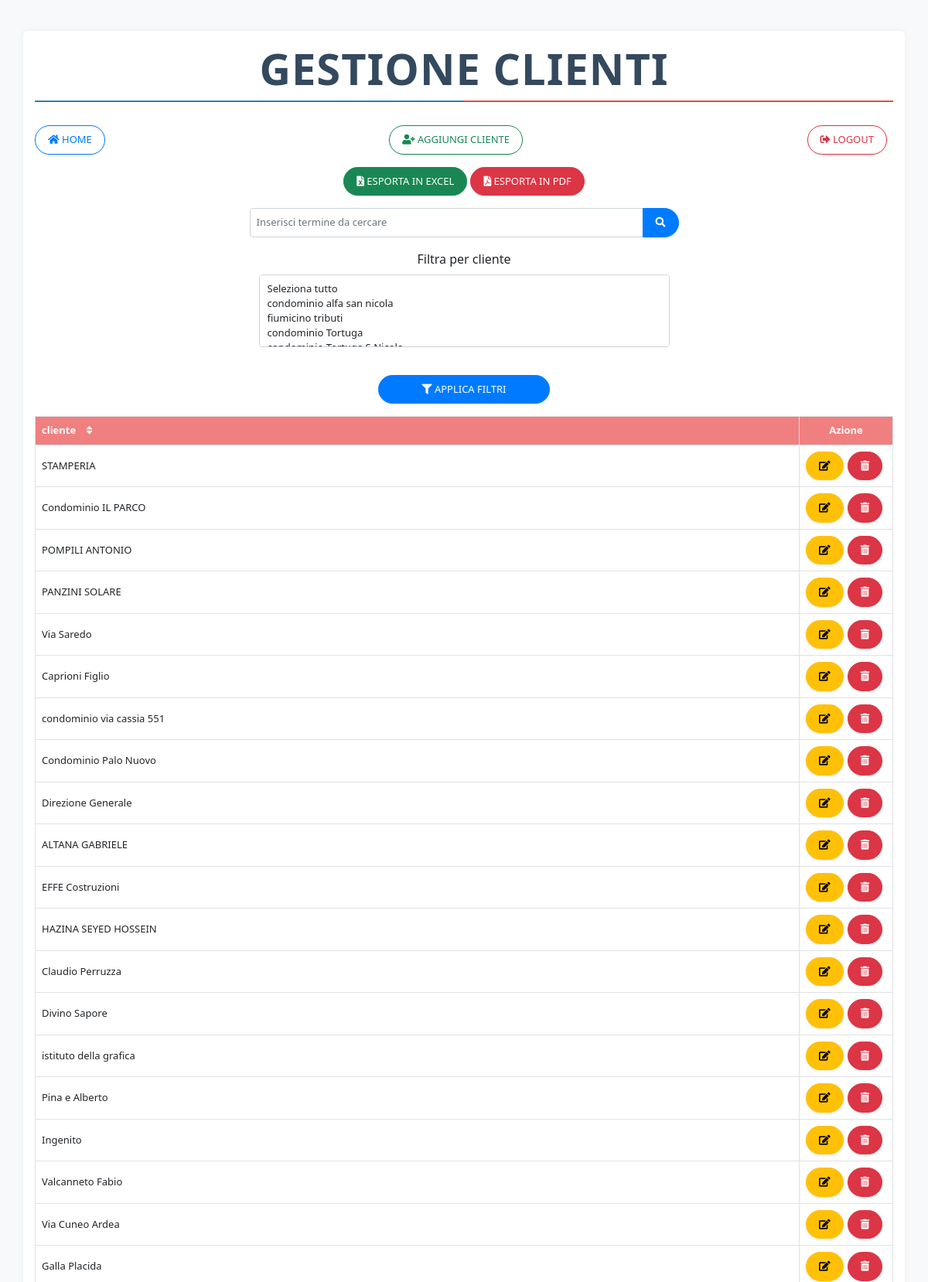
Screenshot of /php/clienti.php (signed in, upper part) with the database file from the repository.
### tables this page shows
CREATE TABLE `clienti` (
  `idcliente` int(11) NOT NULL,
  `cliente` varchar(255) DEFAULT NULL
);

### php/clienti.php (the view, shortened to what this page needs)
<?php
include_once("connection.php");
$clienteQuery = "SELECT DISTINCT cliente FROM clienti";
$clienteResult = mysqli_query($mysqli, $clienteQuery);
$query = "SELECT * FROM clienti";
$query .= " ORDER BY idcliente DESC";
$result = mysqli_query($mysqli, $query);
?>
<!DOCTYPE html>
<html lang="en">
<head>
    <link href="https://cdn.jsdelivr.net/npm/bootstrap@5.3.0-alpha1/dist/css/bootstrap.min.css" rel="stylesheet">
    <link rel="stylesheet" href="https://cdnjs.cloudflare.com/ajax/libs/font-awesome/5.15.4/css/all.min.css">
    <link rel="stylesheet" href="style.css">
</head>
<body id="gestione-fornitore">
    <div class="container">
	 <h1 class="text-center display-4 mb-4">Gestione clienti</h1>
        <div class="d-flex justify-content-between mb-3">
            <a href="index.php" class="btn btn-outline-light"><i class="fas fa-home"></i> Home</a>
            <button class="btn btn-outline-success" data-bs-toggle="modal" data-bs-target="#addModal"><i class="fas fa-user-plus"></i> Aggiungi cliente</button>
            <a href="logout.php" class="btn btn-outline-danger"><i class="fas fa-sign-out-alt"></i> Logout</a>
        </div>
		<?php
		$queryString = $_SERVER['QUERY_STRING'];
		?>
		<div class="mb-3 text-center">
			<a href="javascript:void(0)" class="btn btn-success" onclick="exportToExcel('<?php echo $queryString; ?>')"><i class="fas fa-file-excel"></i> Esporta in Excel</a>
			<a href="javascript:void(0)" class="btn btn-danger" onclick="exportToPDF('<?php echo $queryString; ?>')"><i class="fas fa-file-pdf"></i> Esporta in PDF</a>
		</div>
        <form action="clienti.php" method="GET" class="mb-3 text-center">
            <div class="input-group w-50 mx-auto">
                <input type="text" name="search" class="form-control" id="search" placeholder="Inserisci termine da cercare">
                <button type="submit" class="btn btn-primary"><i class="fas fa-search"></i></button>
            </div>
        </form>
        <form id="filterForm" action="clienti.php" method="GET" class="mb-3">
            <div class="row">
                <div class="col-md-6">
                    <label for="cliente" class="form-label">Filtra per cliente</label>
                    <select name="cliente[]" class="form-select" multiple id="clienteSelect">
                        <option value="" data-select-all>Seleziona tutto</option>
                        <?php while ($clienteRow = mysqli_fetch_assoc($clienteResult)) { ?>
                            <option value="<?php echo htmlspecialchars($clienteRow['cliente']); ?>">
                            </option>
                        <?php } ?>
                    </select>
                </div>
            </div>
            <button type="submit" class="btn btn-primary mt-3"><i class="fas fa-filter"></i> Applica Filtri</button>
        </form>
        <table class="table table-hover table-bordered">
            <thead>
                <tr>
                    <th onclick="sortTable(0, this)">cliente <span class="sort-icon"><i class="fas fa-sort"></i></span></th>
                    <th class="action-column">Azione</th>
                </tr>
            </thead>
            <tbody>
                <?php while ($row = mysqli_fetch_assoc($result)) { ?>
                    <tr>
                        <td><?php echo htmlspecialchars($row['cliente']); ?></td>
                        <td class="action-column">
                            <div class="d-flex justify-content-end">
                                <button class="btn btn-warning" data-bs-toggle="modal" data-bs-target="#editModal<?php echo $row['idcliente']; ?>"><i class="fas fa-edit"></i></button>
                                <a href="clienti.php?delete_id=<?php echo $row['idcliente']; ?>" class="btn btn-danger" onclick="return confirm('Sei sicuro di voler eliminare questo cliente?');"><i class="fas fa-trash-alt"></i></a>
                            </div>
                        </td>
                    </tr>
                <?php } ?>
            </tbody>
        </table>
    </div>
</body>
</html>

### php/style.css (style rules this page uses)
body { background-color: #f8f9fa; color: #212529; }
h1.text-center.display-4 { position: relative; font-weight: bold !important; color: #34495e !important; text-transform: uppercase !important; letter-spacing: 1px !important; margin-bottom: 30px !important; padding-bottom: 10px !important; background: none !important; overflow: hidden; }
h1.text-center.display-4::before, h1.text-center.display-4::after { content: ''; position: absolute; height: 2px; width: 50%; bottom: 0; background-color: #2980b9; transition: all 0.4s ease; z-index: 1; }
h1.text-center.display-4::before { left: 0; background-color: #2980b9; }
h1.text-center.display-4::after { right: 0; background-color: #e74c3c; }
h1.text-center.display-4::before, h1.text-center.display-4::after { animation: move-bar 2s ease infinite alternate; }
.container { margin-top: 40px; padding: 15px; background-color: #ffffff; border-radius: 6px; box-shadow: 0 0 10px rgba(0, 0, 0, 0.05); }
.table { background-color: #ffffff; border: 1px solid #dee2e6; border-radius: 4px; width: 100%; table-layout: auto; }
.table th, .table td { vertical-align: middle; color: #212529; padding: 8px; font-size: 13px; }
.table thead th { background-color: #f08080; color: #ffffff; text-align: left; font-weight: bold; }
.btn { border-radius: 20px; padding: 8px 16px; font-size: 13px; font-weight: 500; text-transform: uppercase; box-shadow: 0 1px 3px rgba(0, 0, 0, 0.1); }
.btn-primary { background-color: #007bff; border-color: #007bff; color: #fff; }
.btn-outline-light { border-color: #007bff; color: #007bff; }
.form-control, .form-select { background-color: #ffffff; color: #212529; border: 1px solid #ced4da; padding: 8px; font-size: 13px; border-radius: 4px; }
.form-label { display: block; text-align: center; }
.form-control::placeholder { color: #6c757d; }
.d-flex .btn { margin-right: 8px; padding: 8px 16px; font-size: 13px; border-radius: 20px; }
#gestione-fornitore .action-column { width: 80px; text-align: center; }
#gestione-fornitore .action-column .btn { margin-right: 5px; }
.sort-icon { margin-left: 10px; cursor: pointer; }
#gestione-fornitore #filterForm { display: flex; justify-content: center; flex-direction: column; align-items: center; gap: 20px; }
#gestione-fornitore #filterForm .row { width: 100%; display: flex; justify-content: center; }
#gestione-fornitore #filterForm .form-select { width: 100%; }
#gestione-fornitore #filterForm button { width: 20%; }

### rows the page displays
clienti: cliente "STAMPERIA"
clienti: cliente "Condominio IL PARCO"
clienti: cliente "POMPILI ANTONIO"
clienti: cliente "PANZINI SOLARE"
clienti: cliente "Via Saredo"
clienti: cliente "Caprioni Figlio"
clienti: cliente "condominio via cassia 551"
clienti: cliente "Condominio Palo Nuovo"
clienti: cliente "Direzione Generale"
clienti: cliente "ALTANA GABRIELE"
clienti: cliente "EFFE Costruzioni"
clienti: cliente "HAZINA SEYED HOSSEIN"
clienti: cliente "Claudio Perruzza"
clienti: cliente "Divino Sapore"
clienti: cliente "istituto della grafica"
clienti: cliente "Pina e Alberto"
clienti: cliente "Ingenito"
clienti: cliente "Valcanneto Fabio"
clienti: cliente "Via Cuneo Ardea"
clienti: cliente "Galla Placida"
